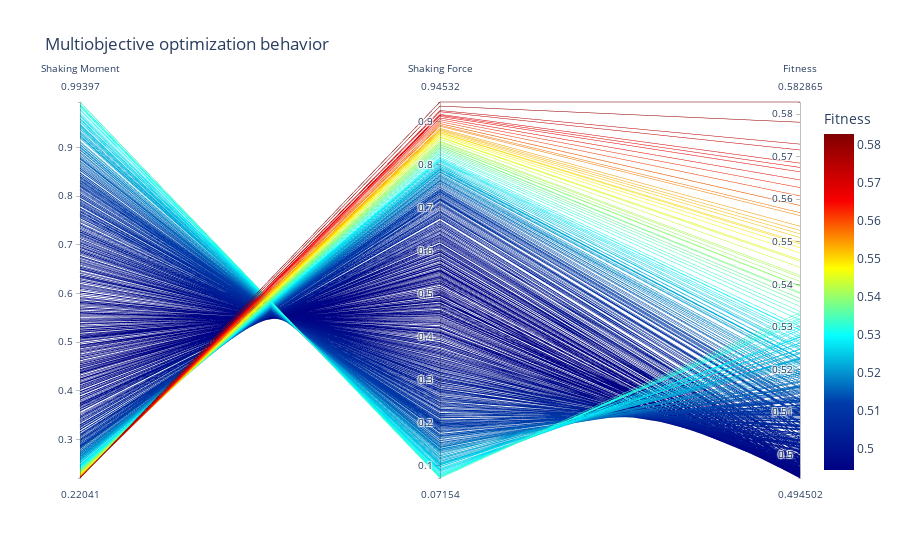

The notebook cell this image was saved under:
### Markdown cell above
#### Shaking moment vs Shaking force

This graph shows the behavior of the Pareto efficient solutions, where the improvement on the optimization of one variable, directly affects others'.

### Code cell
fig = px.parallel_coordinates({"Shaking Moment": shMoments[optimal], "Shaking Force": shForces[optimal], "Fitness": fitness[optimal]}, title = "Multiobjective optimization behavior",
                            color = "Fitness",
                            color_continuous_scale=px.colors.sequential.Jet)
fig.show()

### Figure 1 — Plotly figure (JSON) as saved in the notebook; plotly's stock layout.template omitted (floating-point values rounded to 4 significant figures; data arrays with more than 128 entries replaced by an {"elided": "..."} marker saying what was removed)
{"data": [{"dimensions": [{"label": "Shaking Moment", "values": {"elided": "464 float values"}}, {"label": "Shaking Force", "values": {"elided": "464 float values"}}, {"label": "Fitness", "values": {"elided": "464 float values"}}], "domain": {"x": [0, 1], "y": [0, 1]}, "line": {"color": {"elided": "464 float values"}, "coloraxis": "coloraxis"}, "name": "", "type": "parcoords"}], "layout": {"coloraxis": {"colorbar": {"title": {"text": "Fitness"}}, "colorscale": [[0, "rgb(0,0,131)"], [0.2, "rgb(0,60,170)"], [0.4, "rgb(5,255,255)"], [0.6, "rgb(255,255,0)"], [0.8, "rgb(250,0,0)"], [1, "rgb(128,0,0)"]]}, "legend": {"tracegroupgap": 0}, "title": {"text": "Multiobjective optimization behavior"}}}
